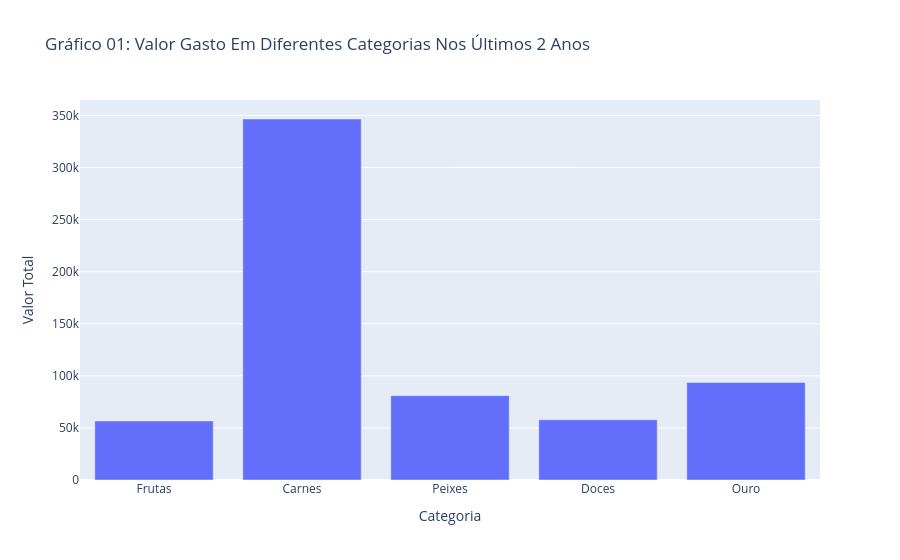

Write notebook code for a chart like this one.
### Markdown cell above
**OBSERVAÇÃO:** Optei por colocar a matriz de correlação para identificar possíveis relações e começar a criar análises bivariadas;

### Code cell
# GRÁFICO 01: VALOR GASTO EM DIFERENTES CATEGORIAS NOS ÚLTIMOS 2 ANOS

df_gastos_categoria = df[['MNTFRUITS', 'MNTMEATPRODUCTS', 'MNTFISHPRODUCTS', 'MNTSWEETPRODUCTS', 'MNTGOLDPRODS']]

df_gastos_categoria = df_gastos_categoria.rename(columns={
    'MNTFRUITS': 'Frutas',
    'MNTMEATPRODUCTS': 'Carnes',
    'MNTFISHPRODUCTS': 'Peixes',
    'MNTSWEETPRODUCTS': 'Doces',
    'MNTGOLDPRODS': 'Ouro'
})

totais = df_gastos_categoria.sum().reset_index()
totais.columns = ['Categoria', 'Valor Total']

fig = px.bar(
    totais,
    x='Categoria',
    y='Valor Total',
    title="Gráfico 01: Valor Gasto Em Diferentes Categorias Nos Últimos 2 Anos",
)

fig.show()

### Figure 1 — Plotly figure (JSON) as saved in the notebook; plotly's stock layout.template omitted (floating-point values rounded to 4 significant figures)
{"data": [{"hovertemplate": "Categoria=%{x}<br>Valor Total=%{y}<extra></extra>", "legendgroup": "", "marker": {"color": "#636efa", "pattern": {"shape": ""}}, "name": "", "orientation": "v", "showlegend": false, "textposition": "auto", "type": "bar", "x": ["Frutas", "Carnes", "Peixes", "Doces", "Ouro"], "xaxis": "x", "y": [56696, 346584, 80973, 57804, 93659], "yaxis": "y"}], "layout": {"barmode": "relative", "legend": {"tracegroupgap": 0}, "title": {"text": "Gráfico 01: Valor Gasto Em Diferentes Categorias Nos Últimos 2 Anos"}, "xaxis": {"anchor": "y", "domain": [0, 1], "title": {"text": "Categoria"}}, "yaxis": {"anchor": "x", "domain": [0, 1], "title": {"text": "Valor Total"}}}}
